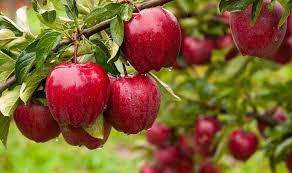
#> input picture apples/images (1).jpg, 292 x 173 px, given in place of the camera
$ python CW_lesson_6.py
#> lines starting #> are read from the running program, lines starting #| are printed output that depends on the picture
import cv2

cap = cv2.VideoCapture(0)

ret, frame = cap.read()
#> frame is the input picture: shape (173, 292, 3); mean B, G, R 48.4, 94.5, 128.5
gray1 = cv2.cvtColor(frame, cv2.COLOR_BGR2GRAY)
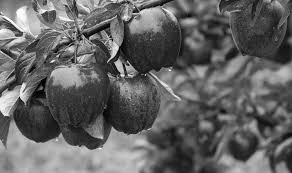
#> gray1: shape (173, 292); min 0, max 254, mean 99.4
gray1 = cv2.GaussianBlur(gray1, (5, 5), 0)
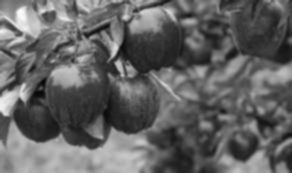
#> gray1: shape (173, 292); min 6, max 250, mean 99.4
gray1 = cv2.convertScaleAbs(gray1, alpha=(1.2), beta=(50)) #корекція яскравості
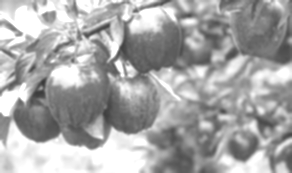
#> gray1: shape (173, 292); min 57, max 255, mean 167.4

while True:
    ret, frame2 = cap.read()
    if not ret:
        break

    gray2 = cv2.cvtColor(frame2, cv2.COLOR_BGR2GRAY)
    gray2 = cv2.GaussianBlur(gray2, (5, 5), 0)
    gray2 = cv2.convertScaleAbs(gray2, alpha=(1.2), beta=(50))

    diff = cv2.absdiff(gray1, gray2)
#> diff: shape (173, 292); every value is 0
    _, tresh = cv2.threshold(diff, 30, 255, cv2.THRESH_BINARY)

    contours, _ = cv2.findContours(tresh, cv2.RETR_EXTERNAL, cv2.CHAIN_APPROX_SIMPLE)
#> contours = []

    for cnt in contours:
        if cv2.contourArea(cnt) > 500:
            x, y, w, h = cv2.boundingRect(cnt)
            cv2.rectangle(frame2, (x, y), (x + w, y + h), (255, 0, 0), 2)
#> this loop made 0 passes

    gray1 = gray2
    cv2.imshow('Detection system', frame2)
    if cv2.waitKey(1) & 0xFF == ord('q'):
#> (key q is pressed here)
        break
cap.release()
cv2.destroyAllWindows()

$ run again, on apples/images (3).jpg
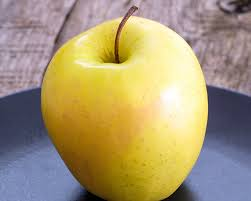
#> input picture apples/images (3).jpg, 251 x 201 px, given in place of the camera
#> frame is the input picture: shape (201, 251, 3); mean B, G, R 115.3, 152, 168
#> `gray1 = cv2.cvtColor(frame, cv2.COLOR_BGR2GRAY)`:
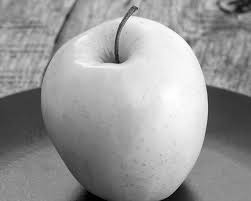
#> gray1: shape (201, 251); min 0, max 254, mean 152.6
#> `gray1 = cv2.convertScaleAbs(gray1, alpha=(1.2), beta=(50))`:
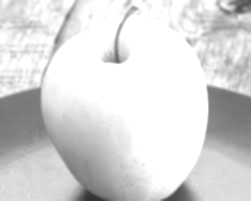
#> gray1: shape (201, 251); min 51, max 255, mean 217
#> diff: shape (201, 251); every value is 0
#> contours = []

$ run again, on apples/images (6).jpg
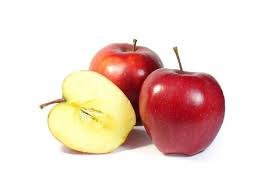
#> input picture apples/images (6).jpg, 266 x 190 px, given in place of the camera
#> frame is the input picture: shape (190, 266, 3); mean B, G, R 208.9, 217.6, 238.7
#> `gray1 = cv2.cvtColor(frame, cv2.COLOR_BGR2GRAY)`:
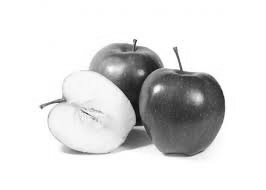
#> gray1: shape (190, 266); min 10, max 255, mean 222.9
#> `gray1 = cv2.convertScaleAbs(gray1, alpha=(1.2), beta=(50))`:
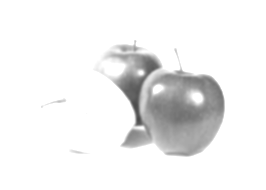
#> gray1: shape (190, 266); min 74, max 255, mean 239.3
#> diff: shape (190, 266); every value is 0
#> contours = []
